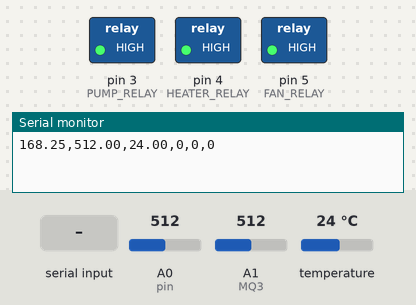
Simulated run of this sketch. Board: Arduino Nano, built with avr-gcc and run on an emulated ATmega328P. Parts: switched loads named in the sketch (green lamp = pin HIGH), the last lines printed to the serial monitor. Inputs (shaded band) come from the test bench; at power-on: A0 (pin) = 512, A1 (MQ3) = 512, temperature 24 °C.

Above: at 1.3 s.
1.4 s: "1" received over Serial
At 3.0 s:
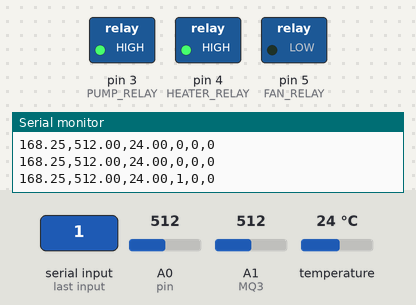
3.3 s: "3" received over Serial
At 4.4 s:
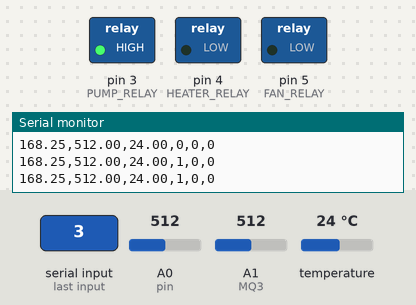
5.0 s: "2" received over Serial
At 5.7 s:
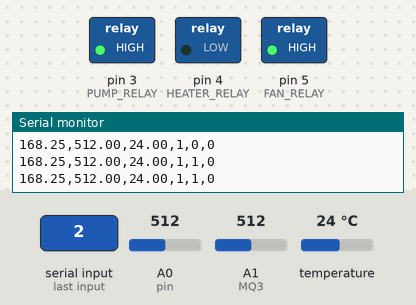
6.8 s: "5" received over Serial
At 8.2 s:
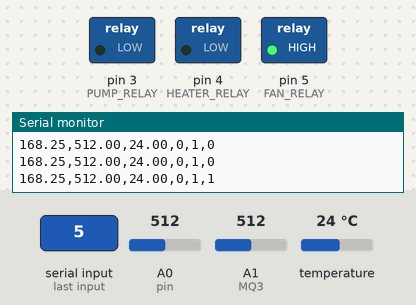
8.5 s: "4" received over Serial
At 9.6 s:
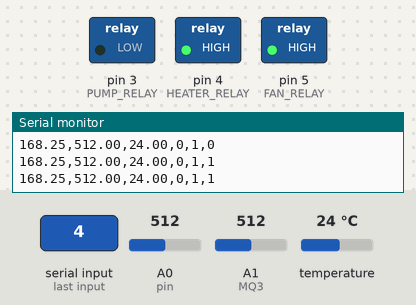
10.2 s: "6" received over Serial
At 10.9 s:
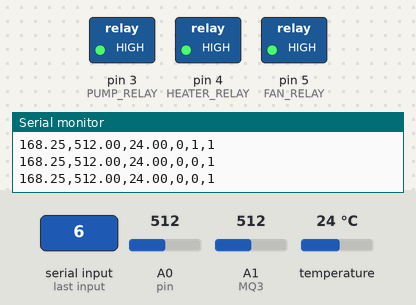
Timing chart, 0 to 13.0 s (numbered marks = the images above; inputs shaded):
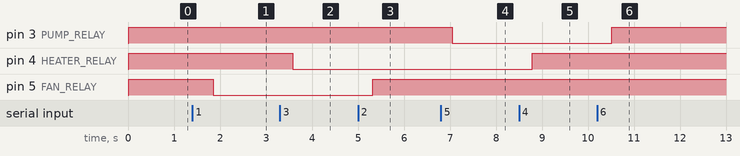

Measured:
- after the input at 1.4 s, pin 5 (FAN_RELAY): HIGH → LOW after 0.45 s
- after the input at 3.3 s, pin 4 (HEATER_RELAY): HIGH → LOW after 0.28 s
- after the input at 5.0 s, pin 5 (FAN_RELAY): LOW → HIGH after 0.32 s
- after the input at 6.8 s, pin 3 (PUMP_RELAY): HIGH → LOW after 0.25 s
- after the input at 8.5 s, pin 4 (HEATER_RELAY): LOW → HIGH after 0.29 s
- after the input at 10.2 s, pin 3 (PUMP_RELAY): LOW → HIGH after 0.32 s

The sketch:

lamix-nano.ino
```cpp
#include <Arduino.h>
#include <DallasTemperature.h>
#include <OneWire.h>
#include <DallasTemperature.h>

// Data wire is plugged into digital pin 2 on the Arduino
#define ONE_WIRE_BUS 2

// Setup a oneWire instance to communicate with any OneWire device
OneWire oneWire(ONE_WIRE_BUS);

// Pass oneWire reference to DallasTemperature library
DallasTemperature sensors(&oneWire);

#define MQ3 A1
#define PH A0
#define FAN_RELAY 5
#define HEATER_RELAY 4
#define PUMP_RELAY 3

struct {
  int pin = PH;
  int samples = 10;
  float adc_resolution = 1024.0;
} phSensor;

struct {
  bool fan = false;
  bool heater = false;
  bool pump = false;
} relay_states;

float voltageToPh(float voltage) {
  // Mulitmeter readings
  // 3.99V for 0 pH
  // 3.85V for 7 pH
  // 3.71V for 14 pH

  // Arduino Readings
  // Upper	4.61
  // Lower	2.5
  // Median	3.555
  // return 7 + ((3.85 - voltage) / 0.18);
  return (3.99 - voltage) / 0.02;
}

float getPhReading() {
  int measurings = 0;

  for (int i = 0; i < phSensor.samples; i++) {
    measurings += analogRead(phSensor.pin) / 4;
    delay(10);
  }

  float voltage = 5.0 / phSensor.adc_resolution * measurings / phSensor.samples;
  return voltageToPh(voltage);
}

float getEthanolReading() {
  float value = analogRead(MQ3);
  return value;
}

void setFan(bool state) {
  if (state) {
    relay_states.fan = true;
    digitalWrite(FAN_RELAY, LOW);
  } else {
    relay_states.fan = false;
    digitalWrite(FAN_RELAY, HIGH);
  }
}

void setHeater(bool state) {
  if (state) {
    relay_states.heater = true;
    digitalWrite(HEATER_RELAY, LOW);
  } else {
    relay_states.heater = false;
    digitalWrite(HEATER_RELAY, HIGH);
  }
}

void setPump(bool state) {
  if (state) {
    relay_states.pump = true;
    digitalWrite(PUMP_RELAY, LOW);
  } else {
    relay_states.pump = false;
    digitalWrite(PUMP_RELAY, HIGH);
  }
}

void setup() {
  sensors.begin();
  Serial.begin(9600);
  pinMode(FAN_RELAY, OUTPUT);
  pinMode(HEATER_RELAY, OUTPUT);
  pinMode(PUMP_RELAY, OUTPUT);

  // Turn off all relays
  setFan(false);
  setHeater(false);
  setPump(false);

  delay(100);
}


void loop() {
  while (Serial.available()) {
    byte input = Serial.read();

    switch (input) {
      case '1':
        setFan(true);
        break;
      case '2':
        setFan(false);
        break;
      case '3':
        setHeater(true);
        break;
      case '4':
        setHeater(false);
        break;
      case '5':
        setPump(true);
        break;
      case '6':
        setPump(false);
        break;
    }
  }

  sensors.requestTemperatures();

  float temp = sensors.getTempCByIndex(0);
  float ph = getPhReading();            // 100ms
  float ethanol = getEthanolReading();  // 0ms

  Serial.print(ph);
  Serial.print(",");
  Serial.print(ethanol);
  Serial.print(",");
  Serial.print(temp);
  Serial.print(",");
  Serial.print(relay_states.fan);
  Serial.print(",");
  Serial.print(relay_states.heater);
  Serial.print(",");
  Serial.print(relay_states.pump);


  Serial.println();
}
```
